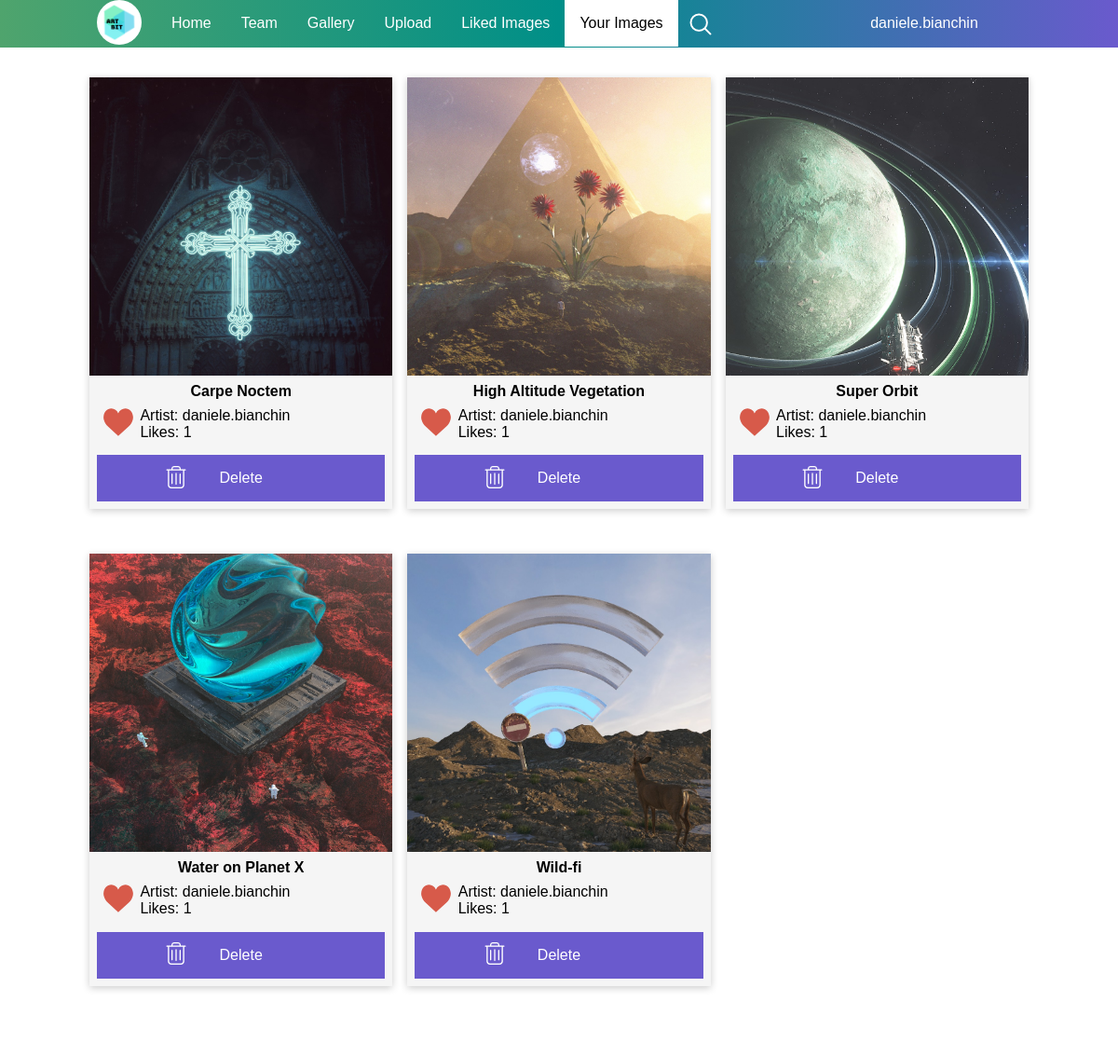
Page /userItems.php (signed in) on the committed database.
### tables this page shows
CREATE TABLE IF NOT EXISTS `opere` (
  `Nome` varchar(30) NOT NULL,
  `Descrizione` varchar(1000) DEFAULT NULL,
  `Data_upload` datetime NOT NULL,
  `Artista` varchar(30) NOT NULL,
  `Categoria` enum('Landscape','Fantasy','Abstract','Cartoon','Portrait','Nature','Others') NOT NULL,
  PRIMARY KEY (`Nome`,`Artista`),
  FOREIGN KEY(`Artista`) REFERENCES `artisti` (`Username`) ON UPDATE CASCADE ON DELETE CASCADE
);

### DbConnector.php (called while the page is built, shortened)
<?php
class DbConnector {
	private $db;
	public function openDBConnection() {
		$this->db = new mysqli(static::HOST, static::USER, static::PWD, static::DBNAME);
		if($this->db->connect_error)
		{
			$this->connected =false;
			$this->connectionErro='Err n. '.$this->db->connect_errno." - ".$this->db->connect_error;
			return false;
		}else
		$this->connected= true;
		$this->db->set_charset('utf8');
		return true;
	}
	public function doQuery($q){
		$result = $this->db->query($q);
		return $result;
	}
}
?>

### functions.php (the view, shortened to what this page needs)
<?php
    require_once "DbConnector.php";
    function is_session_started()
    {
        if ( php_sapi_name() !== 'cli' ) {
            if ( version_compare(phpversion(), '5.4.0', '>=') ) {
                return session_status() === PHP_SESSION_ACTIVE ? TRUE : FALSE;
            } else {
                return session_id() === '' ? FALSE : TRUE;
            }
        }
        return FALSE;
    }
    function insertImageInGallery($artista,$nomeImmagine, $numFig,$boolDeleteButton){
        if ( is_session_started() === FALSE || (!isset($_SESSION['Username']))){
            $isLiked = false;
        }else if(isset($_SESSION['Username'])){
            $isLiked = boolImageLiked($artista,$_SESSION['Username'],$nomeImmagine);
        }
        echo '<li class="liFigures">';
        echo     '<div class="galleryFigureWrapper" id="figureWrapper_'.$numFig.'">';
        echo '      <div class="image-div"></div>';
        echo '      <div class="galleryCaption">';
        echo '              <h2>'.$nomeImmagine.'</h2>';
        echo '          <div class="wrapper">';
        if($isLiked == true){
            echo '              <div class="like-btn like-btn-added" onclick="btnLikeOnClick(this)" id="LikeBtn_'.$numFig.'"></div>';
        }else{
            echo '              <div class="like-btn" onclick="btnLikeOnClick(this)" id="LikeBtn_'.$numFig.'"></div>';
        }
        echo '              <div class="width-85">';
        echo '                  <p>Artist: '.$artista.'</p>';
        echo '                  <p id="Likes_'.$numFig.'">Likes: '.getLikesByItem($artista,$nomeImmagine).'</p>';
        echo '              </div>';
        echo '          </div>';
        if($boolDeleteButton == TRUE){
            echo '<button class="btnDelete" type="submit" id="DelBtn_'.$numFig.'" onclick="btnDeleteOnClick(this)"><span class="searchIcon"></span>Delete</button>';
        }
        echo '      </div>';
        echo '   </div>';
        echo '</li>';
    }
    function boolImageLiked($artista,$username,$nomeImmagine){
        $myDb= new DbConnector();
        $myDb->openDBConnection();
        if($myDb->connected){
            $result = $myDb->doQuery('SELECT Utente FROM likes WHERE opera="'.$nomeImmagine.'" AND Utente="'.$username.'" AND Creatore="'.$artista.'";');
            if($result){
                if($result->num_rows==0){
                    return false;
                }else if($result->num_rows==1){
                    return true;
                }
            }else{
                echo "Errore";
            }
        }
        else
            echo "Connection Error";
    }
    function printGalleryItems($result,$boolDeleteButton){
        $j=1;
        $boolChiudi = False;
        for ($i = 0; $i < $result->num_rows; $i++) {
            if($i%($GLOBALS['imagesPerPage']) == 0){
                if($boolChiudi == FALSE){
                    echo "<li id='galImgPag".$j."' class='liPaginationBlock'><ul>";
                    $j++;
                    $boolChiudi = TRUE;
                }else{
                    echo "</ul></li>";
                    echo "<li id='galImgPag".$j."' class='liPaginationBlock'><ul>";
                    $j++;
                    $boolChiudi = FALSE;
                }
            }
            $row = $result->fetch_assoc();
            insertImageInGallery($row['Artista'],$row['Nome'],$i+1,$boolDeleteButton);
        }
        if($boolChiudi == TRUE || ($i%($result->num_rows)!= 1)){
            echo "</ul></li>";
        }
        return $j;
    }
    function getLikesByItem($artista, $nomeImmagine){
        $myDb= new DbConnector();
        $myDb->openDBConnection();
        if($myDb->connected){
            $qrStr= "SELECT COUNT(Opera) as Likes FROM likes WHERE Creatore='".$artista."' AND Opera='".$nomeImmagine."'";
            $result = $myDb->doQuery($qrStr);
            if($result && $result->num_rows == 1){
                if($result && $result->num_rows == 1){
                    $row = $result->fetch_assoc();
                    return $row['Likes'];
                }
            }
        }
        else
            echo "Connection Error";
    }
?>

### Style/style.css (style rules this page uses)
* { box-sizing: border-box; font-family: Arial, Helvetica, sans-serif; margin: auto; padding: 0; font-size: 1.0em; }
button { background-color: #6a5acd; color: white; padding: 1em; border: none; cursor: pointer; }
.btnDelete::before { content: url(../Images/garbage-white.png); position: absolute; left: 25%; bottom: 4%; }
.galleryBoard .galleryFigureWrapper { background: whitesmoke; margin: 0 0 3em; box-shadow: 0em 0.1em 0.5em rgba(0,0,0,0.2); position: relative; overflow: auto; }
.galleryCaption .btnDelete { width: 100%; }
.galleryBoard .galleryCaption { padding: 0.5em; }
.galleryBoard ul { margin: 0; padding: 0; }
.wrapper { width: 100%; }
.galleryCaption .wrapper { height: 3.2em; margin-top: 0.5em; }
.wrapper .width-85 { width: 85%; float: left; }
.like-btn { cursor: pointer; width: 2.2em; width: 15%; float: left; height: 2.0em; z-index: 1; background: url(../Images/like.svg) no-repeat; background-size: 100% 100%; }
.like-btn-added { background: url(../Images/like-inserted.svg) no-repeat; background-size: 100% 100%; }
.image-div { background-size: cover; height: 20em; }
.gallery .galleryBoard .galleryCaption h2 { text-align: center; font-size: 1em; font-weight: 600; }
.galleryBoard li.liPaginationBlock { list-style-type:none; }
.galleryBoard li.liFigures { list-style-type: none; float: left; padding-left: 0.5em; padding-right: 0.5em; box-sizing: border-box; }
@media screen and (min-width:768px) { .galleryBoard li.liFigures { width: 50%; } }
@media screen and (min-width:768px) { .galleryBoard li.liFigures:nth-of-type(2n+1) { clear: left; } }
@media screen and (min-width: 1024px) { .galleryBoard li.liFigures { width: 33.33333%; } }
@media screen and (min-width: 1024px) { .galleryBoard li.liFigures:nth-of-type(2n+1) { clear: none; } }
@media screen and (min-width: 1024px) { .galleryBoard li.liFigures:nth-of-type(3n+1) { clear: left; } }
.display-block { display: block; }

### rows in the picture
opere: Nome "Carpe Noctem", Artista "daniele.bianchin", nomeImmagine "1"
opere: Nome "High Altitude Vegetation", Artista "daniele.bianchin", nomeImmagine "1"
opere: Nome "Super Orbit", Artista "daniele.bianchin", nomeImmagine "1"
opere: Nome "Water on Planet X", Artista "daniele.bianchin", nomeImmagine "1"
opere: Nome "Wild-fi", Artista "daniele.bianchin", nomeImmagine "1"

### other values in the picture
$_SESSION["Username"] "daniele.bianchin"
